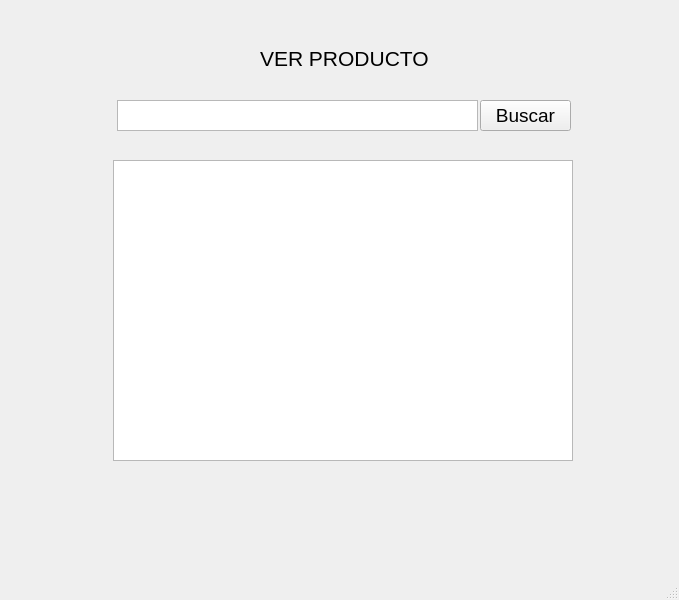
<?xml version="1.0" encoding="UTF-8"?>
<ui version="4.0">
 <class>MainWindow</class>
 <widget class="QMainWindow" name="MainWindow">
  <property name="geometry">
   <rect>
    <x>0</x>
    <y>0</y>
    <width>679</width>
    <height>600</height>
   </rect>
  </property>
  <property name="windowTitle">
   <string>MainWindow</string>
  </property>
  <widget class="QWidget" name="centralwidget">
   <widget class="QPushButton" name="Boton_Buscar">
    <property name="geometry">
     <rect>
      <x>480</x>
      <y>100</y>
      <width>91</width>
      <height>31</height>
     </rect>
    </property>
    <property name="font">
     <font>
      <family>Arial</family>
      <pointsize>14</pointsize>
     </font>
    </property>
    <property name="text">
     <string>Buscar</string>
    </property>
   </widget>
   <widget class="QTextEdit" name="Entrada_Codigo_Producto">
    <property name="geometry">
     <rect>
      <x>117</x>
      <y>100</y>
      <width>361</width>
      <height>31</height>
     </rect>
    </property>
   </widget>
   <widget class="QLabel" name="label">
    <property name="geometry">
     <rect>
      <x>260</x>
      <y>50</y>
      <width>171</width>
      <height>16</height>
     </rect>
    </property>
    <property name="font">
     <font>
      <family>Arial</family>
      <pointsize>16</pointsize>
     </font>
    </property>
    <property name="text">
     <string>VER PRODUCTO</string>
    </property>
   </widget>
   <widget class="QListWidget" name="Lista_Detalles_Producto">
    <property name="geometry">
     <rect>
      <x>113</x>
      <y>160</y>
      <width>460</width>
      <height>301</height>
     </rect>
    </property>
    <property name="font">
     <font>
      <family>Arial</family>
      <pointsize>14</pointsize>
     </font>
    </property>
   </widget>
  </widget>
  <widget class="QMenuBar" name="menubar">
   <property name="geometry">
    <rect>
     <x>0</x>
     <y>0</y>
     <width>679</width>
     <height>21</height>
    </rect>
   </property>
  </widget>
  <widget class="QStatusBar" name="statusbar"/>
 </widget>
 <resources/>
 <connections/>
</ui>
